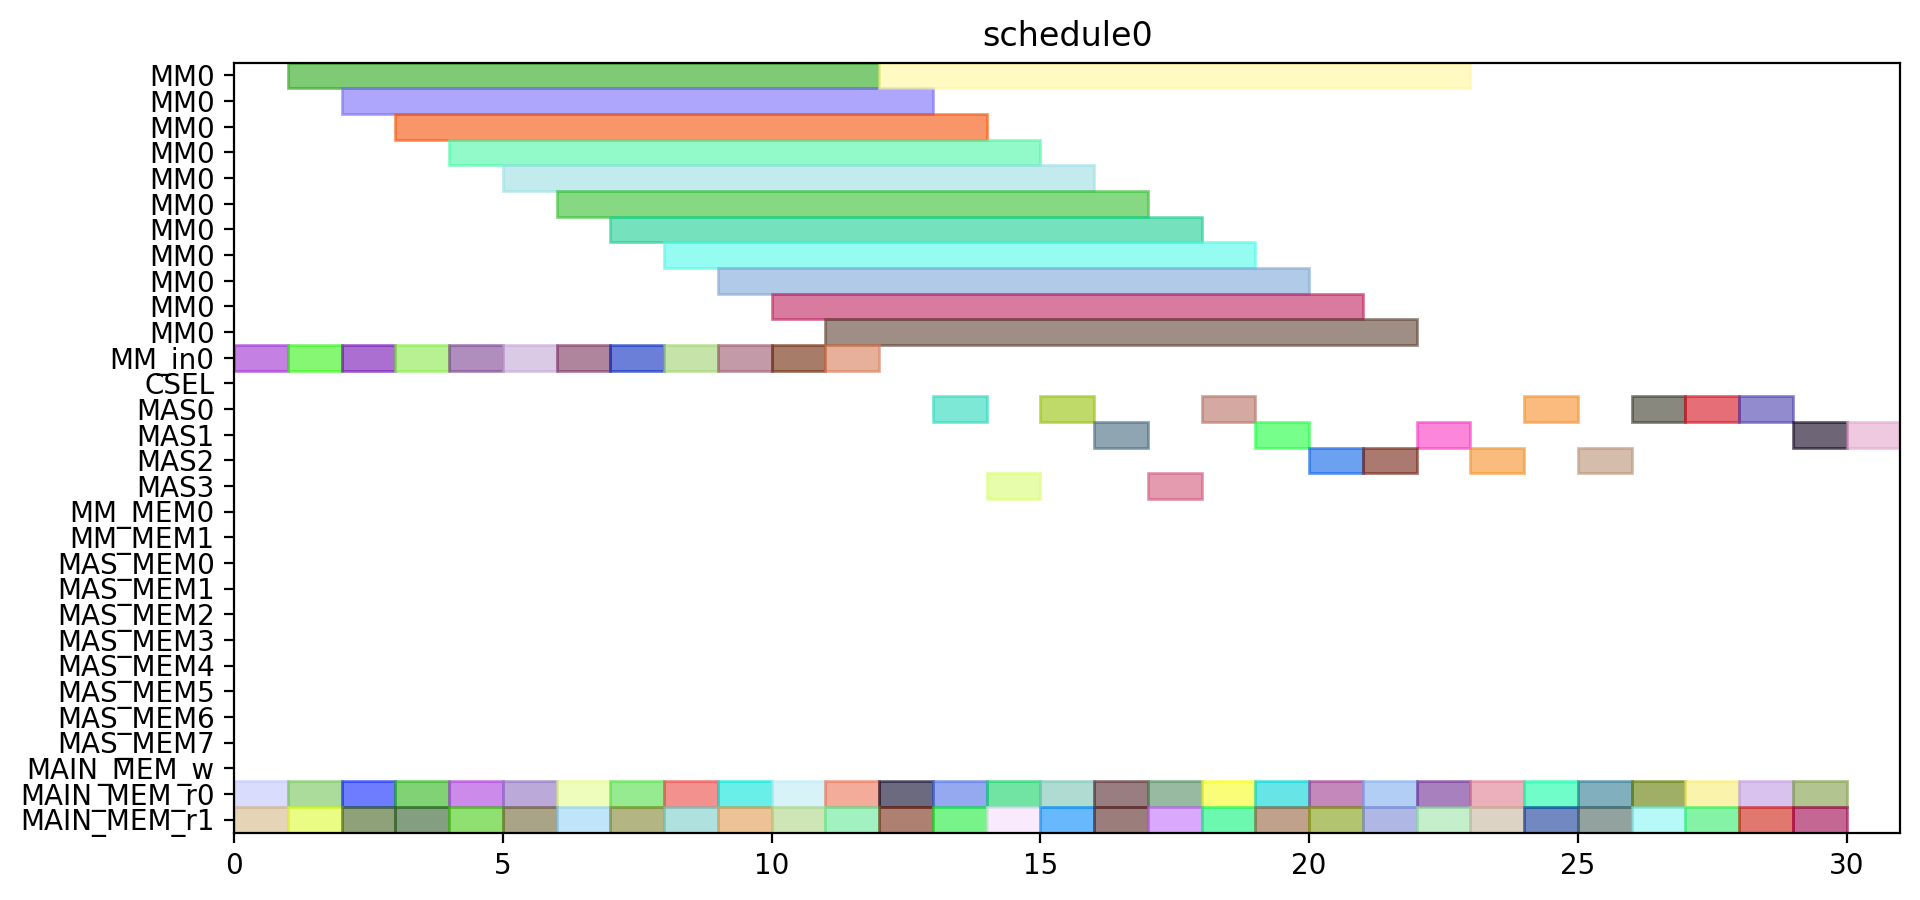

The script that drew this image:
from pyschedule import Scenario, solvers, plotters, alt


def solve():
	horizon = 120
	S = Scenario("schedule0", horizon=horizon)

	# resource
	MM = S.Resources('MM', num=1, size=11)
	MM_in = S.Resources('MM_in', num=1)
	CSEL = S.Resource('CSEL')
	MAS = S.Resources('MAS', num=4, size=1, periods=range(1, horizon))
	MM_MEM = S.Resources('MM_MEM', num=2)
	MAS_MEM = S.Resources('MAS_MEM', num=8)
	MAIN_MEM_w = S.Resource('MAIN_MEM_w', size=1)
	MAIN_MEM_r = S.Resources('MAIN_MEM_r', num=2)

	# result of previous scheduling

	# new tasks
	c_t0_t0_t0 = S.Task('c_t0_t0_t0', length=11, delay_cost=1)
	c_t0_t0_t0 += alt(MM)
	c_t0_t0_t0_in = S.Task('c_t0_t0_t0_in', length=1, delay_cost=1)
	c_t0_t0_t0_in += alt(MM_in)
	S += c_t0_t0_t0_in*MM_in[0]<=c_t0_t0_t0*MM[0]
	c_t0_t0_t0_mem0 = S.Task('c_t0_t0_t0_mem0', length=1, delay_cost=1)
	c_t0_t0_t0_mem0 += MAIN_MEM_r[0]
	S += c_t0_t0_t0_mem0 <= c_t0_t0_t0

	c_t0_t0_t0_mem1 = S.Task('c_t0_t0_t0_mem1', length=1, delay_cost=1)
	c_t0_t0_t0_mem1 += MAIN_MEM_r[1]
	S += c_t0_t0_t0_mem1 <= c_t0_t0_t0

	c_t0_t0_t1 = S.Task('c_t0_t0_t1', length=11, delay_cost=1)
	c_t0_t0_t1 += alt(MM)
	c_t0_t0_t1_in = S.Task('c_t0_t0_t1_in', length=1, delay_cost=1)
	c_t0_t0_t1_in += alt(MM_in)
	S += c_t0_t0_t1_in*MM_in[0]<=c_t0_t0_t1*MM[0]
	c_t0_t0_t1_mem0 = S.Task('c_t0_t0_t1_mem0', length=1, delay_cost=1)
	c_t0_t0_t1_mem0 += MAIN_MEM_r[0]
	S += c_t0_t0_t1_mem0 <= c_t0_t0_t1

	c_t0_t0_t1_mem1 = S.Task('c_t0_t0_t1_mem1', length=1, delay_cost=1)
	c_t0_t0_t1_mem1 += MAIN_MEM_r[1]
	S += c_t0_t0_t1_mem1 <= c_t0_t0_t1

	c_t0_t0_t2 = S.Task('c_t0_t0_t2', length=1, delay_cost=1)
	c_t0_t0_t2 += alt(MAS)
	c_t0_t0_t2_mem0 = S.Task('c_t0_t0_t2_mem0', length=1, delay_cost=1)
	c_t0_t0_t2_mem0 += MAIN_MEM_r[0]
	S += c_t0_t0_t2_mem0 <= c_t0_t0_t2

	c_t0_t0_t2_mem1 = S.Task('c_t0_t0_t2_mem1', length=1, delay_cost=1)
	c_t0_t0_t2_mem1 += MAIN_MEM_r[1]
	S += c_t0_t0_t2_mem1 <= c_t0_t0_t2

	c_t0_t0_t3 = S.Task('c_t0_t0_t3', length=1, delay_cost=1)
	c_t0_t0_t3 += alt(MAS)
	c_t0_t0_t3_mem0 = S.Task('c_t0_t0_t3_mem0', length=1, delay_cost=1)
	c_t0_t0_t3_mem0 += MAIN_MEM_r[0]
	S += c_t0_t0_t3_mem0 <= c_t0_t0_t3

	c_t0_t0_t3_mem1 = S.Task('c_t0_t0_t3_mem1', length=1, delay_cost=1)
	c_t0_t0_t3_mem1 += MAIN_MEM_r[1]
	S += c_t0_t0_t3_mem1 <= c_t0_t0_t3

	c_t0_t1_t0 = S.Task('c_t0_t1_t0', length=11, delay_cost=1)
	c_t0_t1_t0 += alt(MM)
	c_t0_t1_t0_in = S.Task('c_t0_t1_t0_in', length=1, delay_cost=1)
	c_t0_t1_t0_in += alt(MM_in)
	S += c_t0_t1_t0_in*MM_in[0]<=c_t0_t1_t0*MM[0]
	c_t0_t1_t0_mem0 = S.Task('c_t0_t1_t0_mem0', length=1, delay_cost=1)
	c_t0_t1_t0_mem0 += MAIN_MEM_r[0]
	S += c_t0_t1_t0_mem0 <= c_t0_t1_t0

	c_t0_t1_t0_mem1 = S.Task('c_t0_t1_t0_mem1', length=1, delay_cost=1)
	c_t0_t1_t0_mem1 += MAIN_MEM_r[1]
	S += c_t0_t1_t0_mem1 <= c_t0_t1_t0

	c_t0_t1_t1 = S.Task('c_t0_t1_t1', length=11, delay_cost=1)
	c_t0_t1_t1 += alt(MM)
	c_t0_t1_t1_in = S.Task('c_t0_t1_t1_in', length=1, delay_cost=1)
	c_t0_t1_t1_in += alt(MM_in)
	S += c_t0_t1_t1_in*MM_in[0]<=c_t0_t1_t1*MM[0]
	c_t0_t1_t1_mem0 = S.Task('c_t0_t1_t1_mem0', length=1, delay_cost=1)
	c_t0_t1_t1_mem0 += MAIN_MEM_r[0]
	S += c_t0_t1_t1_mem0 <= c_t0_t1_t1

	c_t0_t1_t1_mem1 = S.Task('c_t0_t1_t1_mem1', length=1, delay_cost=1)
	c_t0_t1_t1_mem1 += MAIN_MEM_r[1]
	S += c_t0_t1_t1_mem1 <= c_t0_t1_t1

	c_t0_t1_t2 = S.Task('c_t0_t1_t2', length=1, delay_cost=1)
	c_t0_t1_t2 += alt(MAS)
	c_t0_t1_t2_mem0 = S.Task('c_t0_t1_t2_mem0', length=1, delay_cost=1)
	c_t0_t1_t2_mem0 += MAIN_MEM_r[0]
	S += c_t0_t1_t2_mem0 <= c_t0_t1_t2

	c_t0_t1_t2_mem1 = S.Task('c_t0_t1_t2_mem1', length=1, delay_cost=1)
	c_t0_t1_t2_mem1 += MAIN_MEM_r[1]
	S += c_t0_t1_t2_mem1 <= c_t0_t1_t2

	c_t0_t1_t3 = S.Task('c_t0_t1_t3', length=1, delay_cost=1)
	c_t0_t1_t3 += alt(MAS)
	c_t0_t1_t3_mem0 = S.Task('c_t0_t1_t3_mem0', length=1, delay_cost=1)
	c_t0_t1_t3_mem0 += MAIN_MEM_r[0]
	S += c_t0_t1_t3_mem0 <= c_t0_t1_t3

	c_t0_t1_t3_mem1 = S.Task('c_t0_t1_t3_mem1', length=1, delay_cost=1)
	c_t0_t1_t3_mem1 += MAIN_MEM_r[1]
	S += c_t0_t1_t3_mem1 <= c_t0_t1_t3

	c_t0_t20 = S.Task('c_t0_t20', length=1, delay_cost=1)
	c_t0_t20 += alt(MAS)
	c_t0_t20_mem0 = S.Task('c_t0_t20_mem0', length=1, delay_cost=1)
	c_t0_t20_mem0 += MAIN_MEM_r[0]
	S += c_t0_t20_mem0 <= c_t0_t20

	c_t0_t20_mem1 = S.Task('c_t0_t20_mem1', length=1, delay_cost=1)
	c_t0_t20_mem1 += MAIN_MEM_r[1]
	S += c_t0_t20_mem1 <= c_t0_t20

	c_t0_t21 = S.Task('c_t0_t21', length=1, delay_cost=1)
	c_t0_t21 += alt(MAS)
	c_t0_t21_mem0 = S.Task('c_t0_t21_mem0', length=1, delay_cost=1)
	c_t0_t21_mem0 += MAIN_MEM_r[0]
	S += c_t0_t21_mem0 <= c_t0_t21

	c_t0_t21_mem1 = S.Task('c_t0_t21_mem1', length=1, delay_cost=1)
	c_t0_t21_mem1 += MAIN_MEM_r[1]
	S += c_t0_t21_mem1 <= c_t0_t21

	c_t0_t30 = S.Task('c_t0_t30', length=1, delay_cost=1)
	c_t0_t30 += alt(MAS)
	c_t0_t30_mem0 = S.Task('c_t0_t30_mem0', length=1, delay_cost=1)
	c_t0_t30_mem0 += MAIN_MEM_r[0]
	S += c_t0_t30_mem0 <= c_t0_t30

	c_t0_t30_mem1 = S.Task('c_t0_t30_mem1', length=1, delay_cost=1)
	c_t0_t30_mem1 += MAIN_MEM_r[1]
	S += c_t0_t30_mem1 <= c_t0_t30

	c_t0_t31 = S.Task('c_t0_t31', length=1, delay_cost=1)
	c_t0_t31 += alt(MAS)
	c_t0_t31_mem0 = S.Task('c_t0_t31_mem0', length=1, delay_cost=1)
	c_t0_t31_mem0 += MAIN_MEM_r[0]
	S += c_t0_t31_mem0 <= c_t0_t31

	c_t0_t31_mem1 = S.Task('c_t0_t31_mem1', length=1, delay_cost=1)
	c_t0_t31_mem1 += MAIN_MEM_r[1]
	S += c_t0_t31_mem1 <= c_t0_t31

	c_t1_t0_t0 = S.Task('c_t1_t0_t0', length=11, delay_cost=1)
	c_t1_t0_t0 += alt(MM)
	c_t1_t0_t0_in = S.Task('c_t1_t0_t0_in', length=1, delay_cost=1)
	c_t1_t0_t0_in += alt(MM_in)
	S += c_t1_t0_t0_in*MM_in[0]<=c_t1_t0_t0*MM[0]
	c_t1_t0_t0_mem0 = S.Task('c_t1_t0_t0_mem0', length=1, delay_cost=1)
	c_t1_t0_t0_mem0 += MAIN_MEM_r[0]
	S += c_t1_t0_t0_mem0 <= c_t1_t0_t0

	c_t1_t0_t0_mem1 = S.Task('c_t1_t0_t0_mem1', length=1, delay_cost=1)
	c_t1_t0_t0_mem1 += MAIN_MEM_r[1]
	S += c_t1_t0_t0_mem1 <= c_t1_t0_t0

	c_t1_t0_t1 = S.Task('c_t1_t0_t1', length=11, delay_cost=1)
	c_t1_t0_t1 += alt(MM)
	c_t1_t0_t1_in = S.Task('c_t1_t0_t1_in', length=1, delay_cost=1)
	c_t1_t0_t1_in += alt(MM_in)
	S += c_t1_t0_t1_in*MM_in[0]<=c_t1_t0_t1*MM[0]
	c_t1_t0_t1_mem0 = S.Task('c_t1_t0_t1_mem0', length=1, delay_cost=1)
	c_t1_t0_t1_mem0 += MAIN_MEM_r[0]
	S += c_t1_t0_t1_mem0 <= c_t1_t0_t1

	c_t1_t0_t1_mem1 = S.Task('c_t1_t0_t1_mem1', length=1, delay_cost=1)
	c_t1_t0_t1_mem1 += MAIN_MEM_r[1]
	S += c_t1_t0_t1_mem1 <= c_t1_t0_t1

	c_t1_t0_t2 = S.Task('c_t1_t0_t2', length=1, delay_cost=1)
	c_t1_t0_t2 += alt(MAS)
	c_t1_t0_t2_mem0 = S.Task('c_t1_t0_t2_mem0', length=1, delay_cost=1)
	c_t1_t0_t2_mem0 += MAIN_MEM_r[0]
	S += c_t1_t0_t2_mem0 <= c_t1_t0_t2

	c_t1_t0_t2_mem1 = S.Task('c_t1_t0_t2_mem1', length=1, delay_cost=1)
	c_t1_t0_t2_mem1 += MAIN_MEM_r[1]
	S += c_t1_t0_t2_mem1 <= c_t1_t0_t2

	c_t1_t0_t3 = S.Task('c_t1_t0_t3', length=1, delay_cost=1)
	c_t1_t0_t3 += alt(MAS)
	c_t1_t0_t3_mem0 = S.Task('c_t1_t0_t3_mem0', length=1, delay_cost=1)
	c_t1_t0_t3_mem0 += MAIN_MEM_r[0]
	S += c_t1_t0_t3_mem0 <= c_t1_t0_t3

	c_t1_t0_t3_mem1 = S.Task('c_t1_t0_t3_mem1', length=1, delay_cost=1)
	c_t1_t0_t3_mem1 += MAIN_MEM_r[1]
	S += c_t1_t0_t3_mem1 <= c_t1_t0_t3

	c_t1_t1_t0 = S.Task('c_t1_t1_t0', length=11, delay_cost=1)
	c_t1_t1_t0 += alt(MM)
	c_t1_t1_t0_in = S.Task('c_t1_t1_t0_in', length=1, delay_cost=1)
	c_t1_t1_t0_in += alt(MM_in)
	S += c_t1_t1_t0_in*MM_in[0]<=c_t1_t1_t0*MM[0]
	c_t1_t1_t0_mem0 = S.Task('c_t1_t1_t0_mem0', length=1, delay_cost=1)
	c_t1_t1_t0_mem0 += MAIN_MEM_r[0]
	S += c_t1_t1_t0_mem0 <= c_t1_t1_t0

	c_t1_t1_t0_mem1 = S.Task('c_t1_t1_t0_mem1', length=1, delay_cost=1)
	c_t1_t1_t0_mem1 += MAIN_MEM_r[1]
	S += c_t1_t1_t0_mem1 <= c_t1_t1_t0

	c_t1_t1_t1 = S.Task('c_t1_t1_t1', length=11, delay_cost=1)
	c_t1_t1_t1 += alt(MM)
	c_t1_t1_t1_in = S.Task('c_t1_t1_t1_in', length=1, delay_cost=1)
	c_t1_t1_t1_in += alt(MM_in)
	S += c_t1_t1_t1_in*MM_in[0]<=c_t1_t1_t1*MM[0]
	c_t1_t1_t1_mem0 = S.Task('c_t1_t1_t1_mem0', length=1, delay_cost=1)
	c_t1_t1_t1_mem0 += MAIN_MEM_r[0]
	S += c_t1_t1_t1_mem0 <= c_t1_t1_t1

	c_t1_t1_t1_mem1 = S.Task('c_t1_t1_t1_mem1', length=1, delay_cost=1)
	c_t1_t1_t1_mem1 += MAIN_MEM_r[1]
	S += c_t1_t1_t1_mem1 <= c_t1_t1_t1

	c_t1_t1_t2 = S.Task('c_t1_t1_t2', length=1, delay_cost=1)
	c_t1_t1_t2 += alt(MAS)
	c_t1_t1_t2_mem0 = S.Task('c_t1_t1_t2_mem0', length=1, delay_cost=1)
	c_t1_t1_t2_mem0 += MAIN_MEM_r[0]
	S += c_t1_t1_t2_mem0 <= c_t1_t1_t2

	c_t1_t1_t2_mem1 = S.Task('c_t1_t1_t2_mem1', length=1, delay_cost=1)
	c_t1_t1_t2_mem1 += MAIN_MEM_r[1]
	S += c_t1_t1_t2_mem1 <= c_t1_t1_t2

	c_t1_t1_t3 = S.Task('c_t1_t1_t3', length=1, delay_cost=1)
	c_t1_t1_t3 += alt(MAS)
	c_t1_t1_t3_mem0 = S.Task('c_t1_t1_t3_mem0', length=1, delay_cost=1)
	c_t1_t1_t3_mem0 += MAIN_MEM_r[0]
	S += c_t1_t1_t3_mem0 <= c_t1_t1_t3

	c_t1_t1_t3_mem1 = S.Task('c_t1_t1_t3_mem1', length=1, delay_cost=1)
	c_t1_t1_t3_mem1 += MAIN_MEM_r[1]
	S += c_t1_t1_t3_mem1 <= c_t1_t1_t3

	c_t1_t20 = S.Task('c_t1_t20', length=1, delay_cost=1)
	c_t1_t20 += alt(MAS)
	c_t1_t20_mem0 = S.Task('c_t1_t20_mem0', length=1, delay_cost=1)
	c_t1_t20_mem0 += MAIN_MEM_r[0]
	S += c_t1_t20_mem0 <= c_t1_t20

	c_t1_t20_mem1 = S.Task('c_t1_t20_mem1', length=1, delay_cost=1)
	c_t1_t20_mem1 += MAIN_MEM_r[1]
	S += c_t1_t20_mem1 <= c_t1_t20

	c_t1_t21 = S.Task('c_t1_t21', length=1, delay_cost=1)
	c_t1_t21 += alt(MAS)
	c_t1_t21_mem0 = S.Task('c_t1_t21_mem0', length=1, delay_cost=1)
	c_t1_t21_mem0 += MAIN_MEM_r[0]
	S += c_t1_t21_mem0 <= c_t1_t21

	c_t1_t21_mem1 = S.Task('c_t1_t21_mem1', length=1, delay_cost=1)
	c_t1_t21_mem1 += MAIN_MEM_r[1]
	S += c_t1_t21_mem1 <= c_t1_t21

	c_t1_t30 = S.Task('c_t1_t30', length=1, delay_cost=1)
	c_t1_t30 += alt(MAS)
	c_t1_t30_mem0 = S.Task('c_t1_t30_mem0', length=1, delay_cost=1)
	c_t1_t30_mem0 += MAIN_MEM_r[0]
	S += c_t1_t30_mem0 <= c_t1_t30

	c_t1_t30_mem1 = S.Task('c_t1_t30_mem1', length=1, delay_cost=1)
	c_t1_t30_mem1 += MAIN_MEM_r[1]
	S += c_t1_t30_mem1 <= c_t1_t30

	c_t1_t31 = S.Task('c_t1_t31', length=1, delay_cost=1)
	c_t1_t31 += alt(MAS)
	c_t1_t31_mem0 = S.Task('c_t1_t31_mem0', length=1, delay_cost=1)
	c_t1_t31_mem0 += MAIN_MEM_r[0]
	S += c_t1_t31_mem0 <= c_t1_t31

	c_t1_t31_mem1 = S.Task('c_t1_t31_mem1', length=1, delay_cost=1)
	c_t1_t31_mem1 += MAIN_MEM_r[1]
	S += c_t1_t31_mem1 <= c_t1_t31

	c_t2_t0_t0 = S.Task('c_t2_t0_t0', length=11, delay_cost=1)
	c_t2_t0_t0 += alt(MM)
	c_t2_t0_t0_in = S.Task('c_t2_t0_t0_in', length=1, delay_cost=1)
	c_t2_t0_t0_in += alt(MM_in)
	S += c_t2_t0_t0_in*MM_in[0]<=c_t2_t0_t0*MM[0]
	c_t2_t0_t0_mem0 = S.Task('c_t2_t0_t0_mem0', length=1, delay_cost=1)
	c_t2_t0_t0_mem0 += MAIN_MEM_r[0]
	S += c_t2_t0_t0_mem0 <= c_t2_t0_t0

	c_t2_t0_t0_mem1 = S.Task('c_t2_t0_t0_mem1', length=1, delay_cost=1)
	c_t2_t0_t0_mem1 += MAIN_MEM_r[1]
	S += c_t2_t0_t0_mem1 <= c_t2_t0_t0

	c_t2_t0_t1 = S.Task('c_t2_t0_t1', length=11, delay_cost=1)
	c_t2_t0_t1 += alt(MM)
	c_t2_t0_t1_in = S.Task('c_t2_t0_t1_in', length=1, delay_cost=1)
	c_t2_t0_t1_in += alt(MM_in)
	S += c_t2_t0_t1_in*MM_in[0]<=c_t2_t0_t1*MM[0]
	c_t2_t0_t1_mem0 = S.Task('c_t2_t0_t1_mem0', length=1, delay_cost=1)
	c_t2_t0_t1_mem0 += MAIN_MEM_r[0]
	S += c_t2_t0_t1_mem0 <= c_t2_t0_t1

	c_t2_t0_t1_mem1 = S.Task('c_t2_t0_t1_mem1', length=1, delay_cost=1)
	c_t2_t0_t1_mem1 += MAIN_MEM_r[1]
	S += c_t2_t0_t1_mem1 <= c_t2_t0_t1

	c_t2_t0_t2 = S.Task('c_t2_t0_t2', length=1, delay_cost=1)
	c_t2_t0_t2 += alt(MAS)
	c_t2_t0_t2_mem0 = S.Task('c_t2_t0_t2_mem0', length=1, delay_cost=1)
	c_t2_t0_t2_mem0 += MAIN_MEM_r[0]
	S += c_t2_t0_t2_mem0 <= c_t2_t0_t2

	c_t2_t0_t2_mem1 = S.Task('c_t2_t0_t2_mem1', length=1, delay_cost=1)
	c_t2_t0_t2_mem1 += MAIN_MEM_r[1]
	S += c_t2_t0_t2_mem1 <= c_t2_t0_t2

	c_t2_t0_t3 = S.Task('c_t2_t0_t3', length=1, delay_cost=1)
	c_t2_t0_t3 += alt(MAS)
	c_t2_t0_t3_mem0 = S.Task('c_t2_t0_t3_mem0', length=1, delay_cost=1)
	c_t2_t0_t3_mem0 += MAIN_MEM_r[0]
	S += c_t2_t0_t3_mem0 <= c_t2_t0_t3

	c_t2_t0_t3_mem1 = S.Task('c_t2_t0_t3_mem1', length=1, delay_cost=1)
	c_t2_t0_t3_mem1 += MAIN_MEM_r[1]
	S += c_t2_t0_t3_mem1 <= c_t2_t0_t3

	c_t2_t1_t0 = S.Task('c_t2_t1_t0', length=11, delay_cost=1)
	c_t2_t1_t0 += alt(MM)
	c_t2_t1_t0_in = S.Task('c_t2_t1_t0_in', length=1, delay_cost=1)
	c_t2_t1_t0_in += alt(MM_in)
	S += c_t2_t1_t0_in*MM_in[0]<=c_t2_t1_t0*MM[0]
	c_t2_t1_t0_mem0 = S.Task('c_t2_t1_t0_mem0', length=1, delay_cost=1)
	c_t2_t1_t0_mem0 += MAIN_MEM_r[0]
	S += c_t2_t1_t0_mem0 <= c_t2_t1_t0

	c_t2_t1_t0_mem1 = S.Task('c_t2_t1_t0_mem1', length=1, delay_cost=1)
	c_t2_t1_t0_mem1 += MAIN_MEM_r[1]
	S += c_t2_t1_t0_mem1 <= c_t2_t1_t0

	c_t2_t1_t1 = S.Task('c_t2_t1_t1', length=11, delay_cost=1)
	c_t2_t1_t1 += alt(MM)
	c_t2_t1_t1_in = S.Task('c_t2_t1_t1_in', length=1, delay_cost=1)
	c_t2_t1_t1_in += alt(MM_in)
	S += c_t2_t1_t1_in*MM_in[0]<=c_t2_t1_t1*MM[0]
	c_t2_t1_t1_mem0 = S.Task('c_t2_t1_t1_mem0', length=1, delay_cost=1)
	c_t2_t1_t1_mem0 += MAIN_MEM_r[0]
	S += c_t2_t1_t1_mem0 <= c_t2_t1_t1

	c_t2_t1_t1_mem1 = S.Task('c_t2_t1_t1_mem1', length=1, delay_cost=1)
	c_t2_t1_t1_mem1 += MAIN_MEM_r[1]
	S += c_t2_t1_t1_mem1 <= c_t2_t1_t1

	solvers.mip.solve(S,msg=1,kind='CPLEX',ratio_gap=1.01)

	solution = [['hoge']*len(S.solution()[1]) for i in range(len(S.solution()))]
	for i in range(len(S.solution())):
		for j in range(len(S.solution()[i])):
			solution[i][j]=str(S.solution()[i][j])
	print(solution)

	cycles = int(solution[-1][3])

	pic_file_name = "/home/mfukuda/ABE/multiRAM_multiMAS_16mux/scheduling_result/stage11MM1_stage1MAS4/MUL/schedule0.png"
	if(S.solution() != []):
		plotters.matplotlib.plot(S,img_filename=pic_file_name, show_task_labels=False, fig_size=(cycles*0.25+3, 5))

	return solution
